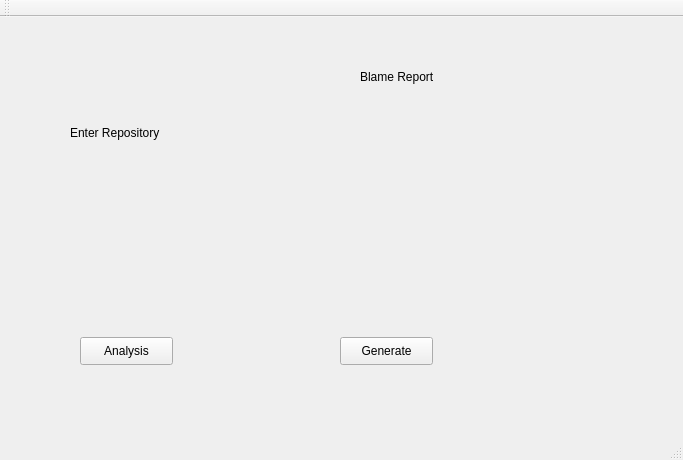
<?xml version="1.0" encoding="UTF-8"?>
<ui version="4.0">
 <class>MainWindow</class>
 <widget class="QMainWindow" name="MainWindow">
  <property name="geometry">
   <rect>
    <x>0</x>
    <y>0</y>
    <width>683</width>
    <height>460</height>
   </rect>
  </property>
  <property name="windowTitle">
   <string>MainWindow</string>
  </property>
  <widget class="QWidget" name="centralWidget">
   <widget class="QPushButton" name="pushButton">
    <property name="geometry">
     <rect>
      <x>80</x>
      <y>320</y>
      <width>93</width>
      <height>28</height>
     </rect>
    </property>
    <property name="text">
     <string>Analysis</string>
    </property>
   </widget>
   <widget class="QPushButton" name="pushButton_2">
    <property name="geometry">
     <rect>
      <x>340</x>
      <y>320</y>
      <width>93</width>
      <height>28</height>
     </rect>
    </property>
    <property name="text">
     <string>Generate</string>
    </property>
   </widget>
   <widget class="QLabel" name="label">
    <property name="geometry">
     <rect>
      <x>70</x>
      <y>100</y>
      <width>101</width>
      <height>31</height>
     </rect>
    </property>
    <property name="text">
     <string>Enter Repository</string>
    </property>
   </widget>
   <widget class="QLabel" name="label_2">
    <property name="geometry">
     <rect>
      <x>360</x>
      <y>50</y>
      <width>81</width>
      <height>20</height>
     </rect>
    </property>
    <property name="text">
     <string>Blame Report</string>
    </property>
   </widget>
  </widget>
  <widget class="QMenuBar" name="menuBar">
   <property name="geometry">
    <rect>
     <x>0</x>
     <y>0</y>
     <width>683</width>
     <height>26</height>
    </rect>
   </property>
  </widget>
  <widget class="QToolBar" name="mainToolBar">
   <attribute name="toolBarArea">
    <enum>TopToolBarArea</enum>
   </attribute>
   <attribute name="toolBarBreak">
    <bool>false</bool>
   </attribute>
  </widget>
  <widget class="QStatusBar" name="statusBar"/>
 </widget>
 <layoutdefault spacing="6" margin="11"/>
 <resources/>
 <connections/>
</ui>
